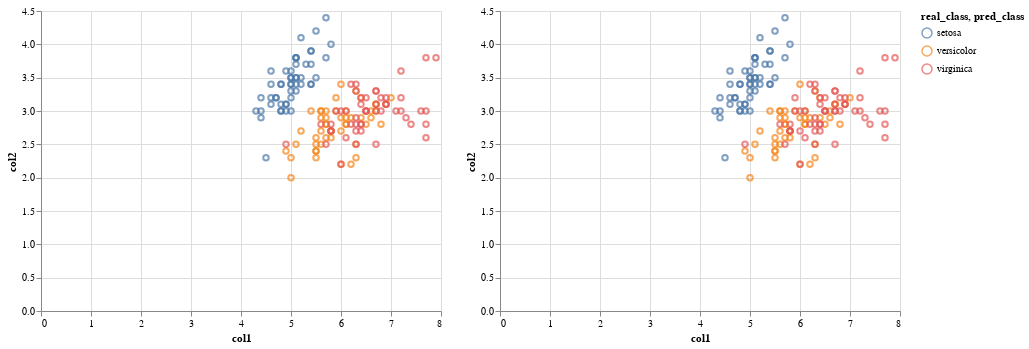

Here is the notebook cell this chart was saved with:
### Code cell
import altair as alt
chart1=alt.Chart(df).mark_point().encode(
x='col1',
y='col2',
color='real_class'
)

chart2=alt.Chart(df).mark_point().encode(
x='col1',
y='col2',
color='pred_class'
)
chart1 | chart2

### Figure 1 — Vega-Lite specification as saved in the notebook (floating-point values rounded to 4 significant figures; data arrays with more than 128 entries replaced by an {"elided": "..."} marker saying what was removed)
{"config": {"view": {"continuousWidth": 400, "continuousHeight": 300}}, "hconcat": [{"mark": "point", "encoding": {"color": {"type": "nominal", "field": "real_class"}, "x": {"type": "quantitative", "field": "col1"}, "y": {"type": "quantitative", "field": "col2"}}}, {"mark": "point", "encoding": {"color": {"type": "nominal", "field": "pred_class"}, "x": {"type": "quantitative", "field": "col1"}, "y": {"type": "quantitative", "field": "col2"}}}], "data": {"name": "data-06abf53bc6c1b99ca3cabecf2e4b8ce5"}, "$schema": "https://vega.github.io/schema/vega-lite/v4.8.1.json", "datasets": {"data-06abf53bc6c1b99ca3cabecf2e4b8ce5": {"elided": "150 records"}}}
